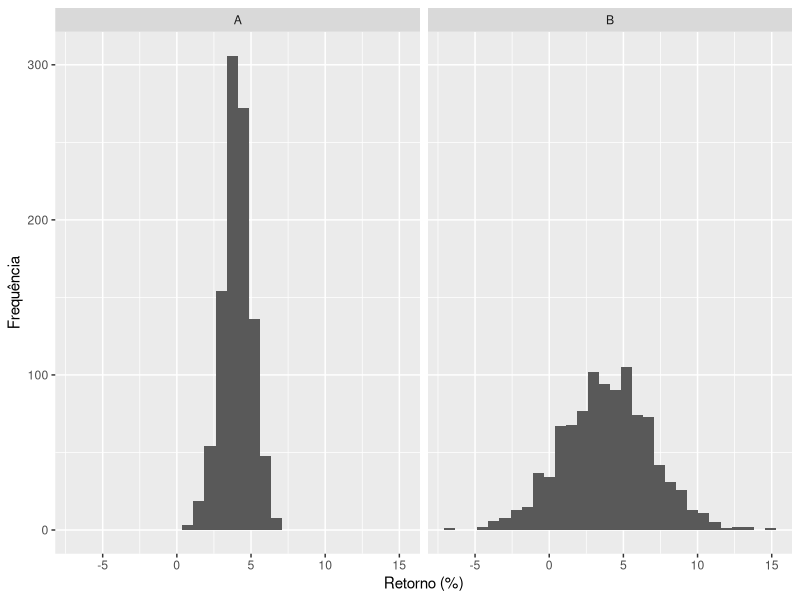

This chart was generated by the following R code:
## ---- chunk 1

library(ggplot2)

# Gerando data
ativo1 <- rnorm(n = 1000, mean = 4, sd = 1)
ativo2 <- rnorm(n = 1000, mean = 4, sd =3)

# Guardando resultados
retornos <- data.frame(
  A = ativo1,
  B = ativo2
)
retornos_tidy <- tidyr::gather(retornos, key = 'ativo', value = 'retornos')

# Gráfico
ggplot(retornos_tidy, aes(x = retornos))+
  facet_wrap(~ativo)+
  geom_histogram()+
  labs(
    x = 'Retorno (%)',
    y = 'Frequência'
  )
